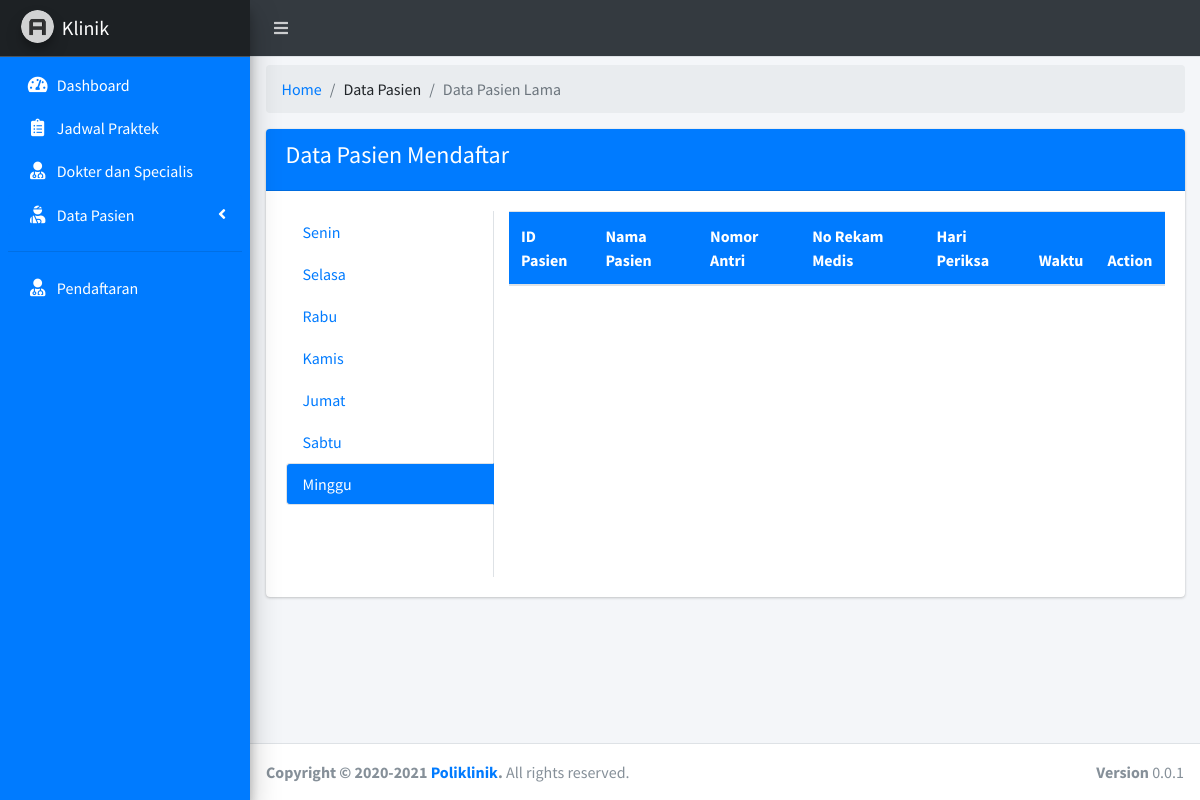
The app's page /staff.php?page=pasien_lama, older data.
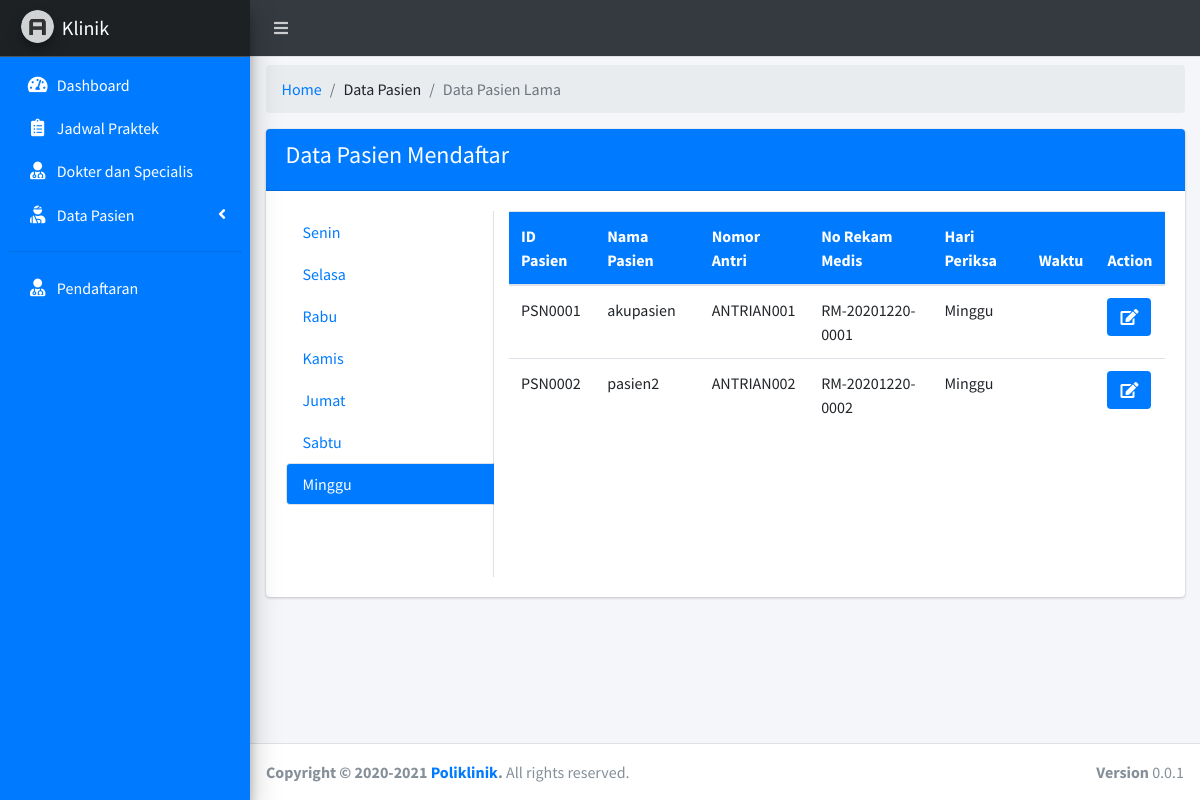
The same page, newer data.
### tables this page shows
CREATE TABLE `tb_pasien` (
  `id_pasien` char(15) NOT NULL,
  `id_dokter` char(15) NOT NULL,
  `id_user` char(15) NOT NULL,
  `no_antrian` char(16) NOT NULL,
  `no_rekam_medis` char(16) NOT NULL,
  `waktu` varchar(225) NOT NULL,
  `hari_periksa` varchar(225) NOT NULL,
  `nomor_antri` char(16) NOT NULL
);

CREATE TABLE `tb_user` (
  `id_user` char(15) NOT NULL,
  `username` varchar(50) NOT NULL,
  `password` varchar(225) NOT NULL,
  `confirm_password` varchar(225) NOT NULL,
  `nama_user` varchar(30) NOT NULL,
  `jenis_kelamin` varchar(10) NOT NULL,
  `gol_darah` varchar(10) NOT NULL,
  `tempat_lahir` varchar(100) NOT NULL,
  `tanggal_lahir` varchar(225) NOT NULL,
  `agama` varchar(10) NOT NULL,
  `tgl_masuk` varchar(225) NOT NULL
);

### page/staff/pasien_lama.php (the view, shortened to what this page needs)
<div class="row">
	<div class="col-sm-12">
		<ol class="breadcrumb mt-2">
          <li class="breadcrumb-item"><a href="#">Home</a></li>
          <li class="breadcrumb-item">Data Pasien</li>
          <li class="breadcrumb-item active">Data Pasien Lama</li>
        </ol>
	</div>
</div>
<?php
$cekhari = mysqli_query($koneksi, "SELECT IF(WEEKDAY(NOW())= '0','Senin',
IF(WEEKDAY(NOW())='1','Selasa',
IF(WEEKDAY(NOW())='2','Rabu',
IF(WEEKDAY(NOW())='3','Kamis',
IF(WEEKDAY(NOW())='4','Jumat',
IF(WEEKDAY(NOW())='5','Sabtu',
IF(WEEKDAY(NOW())='6','Minggu','Salah')))))))
AS hari");
$day = mysqli_fetch_array($cekhari);
if($day['hari'] == "Senin"){
	$senin = "active"; $sabtu=""; $selasa=""; $rabu=""; $kamis=""; $jumat=""; $minggu="";
	$showsenin = "show active"; $showsabtu=""; $showselasa=""; $showrabu=""; $showkamis=""; $showjumat=""; $showminggu="";
	$bgsenin = "bg-blue"; $bgselasa=""; $bgrabu =""; $bgkamis=""; $bgjumat=""; $bgsabtu=""; $bgminggu="";
}else if($day['hari'] == "Minggu"){
	$minggu = "active"; $senin=""; $selasa=""; $rabu=""; $kamis=""; $jumat=""; $sabtu="";
	$showminggu = "show active"; $showsenin=""; $showselasa=""; $showrabu=""; $showkamis=""; $showjumat=""; $showsabtu="";
	$bgminggu = "bg-blue"; $bgselasa=""; $bgrabu =""; $bgkamis=""; $bgjumat=""; $bgsabtu=""; $bgsenin="";
}
?>
<div class="card">
	<div class="card-header bg-blue">
		<h4>Data Pasien Mendaftar</h4>
	</div>
    <div class="card-body">
		<div class="row">
      <div class="col-5 col-sm-3">
        <div class="nav flex-column nav-tabs h-100" id="vert-tabs-tab" role="tablist" aria-orientation="vertical">
          <a class="nav-link <?= $senin." ".$bgsenin; ?>" id="vert-tabs-senin-tab" data-toggle="pill" href="#vert-tabs-senin" role="tab" aria-controls="vert-tabs-senin" aria-selected="true">Senin</a>
          <a class="nav-link <?= $selasa." ".$bgselasa; ?>" id="vert-tabs-selasa-tab" data-toggle="pill" href="#vert-tabs-selasa" role="tab" aria-controls="vert-tabs-selasa" aria-selected="false">Selasa</a>
          <a class="nav-link <?= $rabu." ".$bgrabu; ?>" id="vert-tabs-rabu-tab" data-toggle="pill" href="#vert-tabs-rabu" role="tab" aria-controls="vert-tabs-rabu" aria-selected="false">Rabu</a>
          <a class="nav-link <?= $kamis." ".$bgkamis; ?>" id="vert-tabs-kamis-tab" data-toggle="pill" href="#vert-tabs-kamis" role="tab" aria-controls="vert-tabs-kamis" aria-selected="false">Kamis</a>
          <a class="nav-link <?= $jumat." ".$bgjumat; ?>" id="vert-tabs-jumat-tab" data-toggle="pill" href="#vert-tabs-jumat" role="tab" aria-controls="vert-tabs-jumat" aria-selected="false">Jumat</a>
          <a class="nav-link <?= $sabtu." ".$bgsabtu; ?>" id="vert-tabs-sabtu-tab" data-toggle="pill" href="#vert-tabs-sabtu" role="tab" aria-controls="vert-tabs-sabtu" aria-selected="false">Sabtu</a>
          <a class="nav-link <?= $minggu." ".$bgminggu; ?>" id="vert-tabs-minggu-tab" data-toggle="pill" href="#vert-tabs-minggu" role="tab" aria-controls="vert-tabs-minggu" aria-selected="false">Minggu</a>
        </div>
      </div>
      <div class="col-7 col-sm-9">
        <div class="tab-content" id="vert-tabs-tabContent">
          <div class="tab-pane fade <?= $showminggu; ?>" id="vert-tabs-minggu" role="tabpanel" aria-labelledby="vert-tabs-minggu-tab">
          <table class="table table-responsive p-0 table-hover" style="height: 350px;">
          	<thead class="bg-blue">
          		<tr>
          			<th>ID Pasien</th>
          			<th>Nama Pasien</th>
          			<th>Nomor Antri</th>
          			<th>No Rekam Medis</th>
          			<th>Hari Periksa</th>
          			<th>Waktu</th>
                         <th>Action</th>
          		</tr>
          	</thead>
          	<tbody>
          		<?php
          		$sqla = mysqli_query($koneksi, "SELECT * FROM tb_pasien X INNER JOIN tb_user Y ON y.id_user = x.id_user WHERE hari_periksa = 'Minggu' GROUP BY nomor_antri ASC");
          		while ($dta = mysqli_fetch_array($sqla)) {
          				echo "<tr>
          				<td>".$dta['id_pasien']."</td>
          				<td>".$dta['nama_user']."</td>
          				<td>".$dta['nomor_antri']."</td>
          				<td>".$dta['no_rekam_medis']."</td>
          				<td>".$dta['hari_periksa']."</td>
          				<td>".$dta['waktu']."</td>"; ?>
                              <td><a href="#antrian" data-toggle='modal' data-id="<?= $dta['id_user'] ?>" class="btn bg-blue"><i class="fa fa-edit"></i></a></td>
          				<?php echo "</tr>";
          		}
          		?>
          	</tbody>
          </table>
          </div>
        </div>
      </div>
    </div>
    </div>
</div>

Row changes from the older to the newer data that the page shows:
now on this page (row edited): tb_pasien: id_pasien "PSN0001", id_user.nama_user "akupasien", nomor_antri "ANTRIAN001", no_rekam_medis "RM-20201220-0001", hari_periksa "Minggu"
now on this page (row edited): tb_pasien: id_pasien "PSN0002", id_user.nama_user "pasien2", nomor_antri "ANTRIAN002", no_rekam_medis "RM-20201220-0002", hari_periksa "Minggu"
